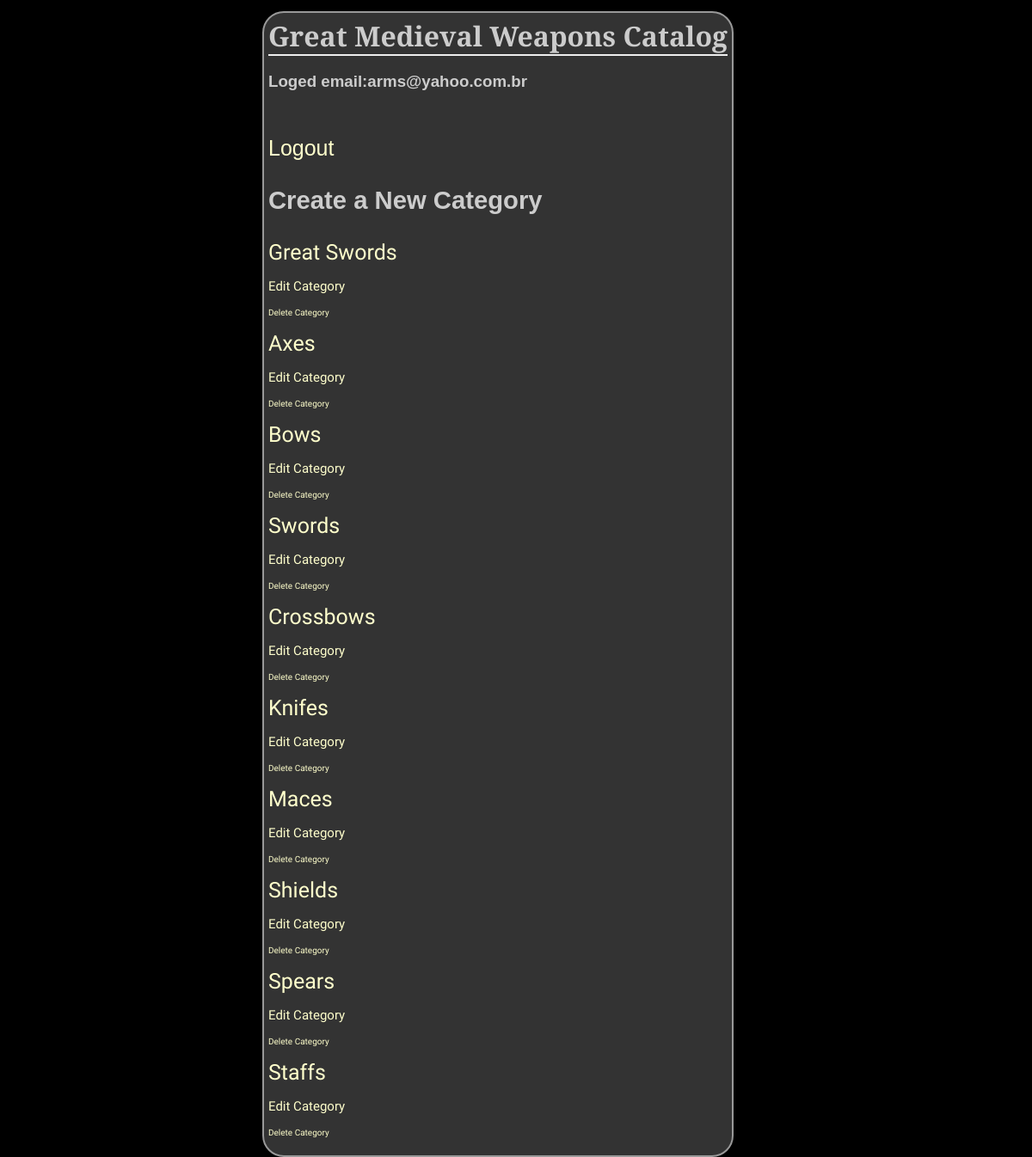
Page /weaponsGuide/4/ on the committed database.
### database_setup_weapons.py (models this page shows, shortened)
class User(Base):
    __tablename__='user'
    id = Column(Integer, primary_key = True)
    email = Column(String(80), unique = True, nullable = False)
    password = Column(String(6), nullable = False)

class Categories(Base):
    __tablename__ = 'categories'
    id = Column(Integer, primary_key=True)
    name = Column(String(250), nullable=False)
    user_id = Column(Integer, ForeignKey('user.id'))
    user = relationship(User)

### finalproject.py (the view)
@app.route('/weaponsGuide/<int:user_id>/')
def showCategories(user_id):
    DBSession = sessionmaker(bind=engine)
    session = DBSession()
    categories = session.query(Categories).all()
    user = session.query(User).filter_by(id=user_id).one()
    return render_template('home.html', categories = categories, user_id = user_id,email=user.email)

### templates/home.html
<html>
<head>
<link rel=stylesheet type=text/css href="{{ url_for('static', filename='styles.css') }}">
	</head>
<body>
<div class = 'pane quarter'>
	<h1>Great Medieval Weapons Catalog</h1>
	<h3>Loged email:{{email}}</h3></br>
	<p><a href="{{url_for('logout')}}">Logout</a></p>
 <div class="itemspane">
		<a href="{{ url_for('newCategory',user_id = user_id)}}" > <h3> Create a New Category </h3> </a>
		{% for category in categories %}
		<p><a class="category" href = "{{url_for('showCat', category_id = category.id, user_id = user_id)}}">{{category.name}}</a></p>
		<p><a id="EditC" href = "{{url_for('editCategory', category_id = category.id, user_id = user_id)}}">Edit Category</a></p>
		<p> <a id="DelC" href = "{{url_for('deleteCategory', category_id = category.id, user_id = user_id)}}">Delete Category</a></p>
		{% endfor %}
	</div>
</div>
</body>
</html>

### static/styles.css (style rules this page uses)
body { font-family: sans-serif; background-color: black; }
h1, h2, h3, h4 { color: #CCCCCC; }
h1, h2 { margin: 0; }
h1 { border-bottom: 2px solid #eee; font-family: 'Cinzel', serif; }
p { color: #CCCCCC; }
a { text-decoration: none; color:#FFFFCC; font-size: 25px; font-family: Arial, Helvetica, sans-serif; }
.pane { position:absolute; left: 25%; border: 2px solid; border-radius: 25px; padding: 5px; margin: 5px; border-color: #999999; background-color: #333333; }
.category { font-family: 'Sigmar One', cursive; }
.itemspane { margin-left: auto;margin-right: auto; }
#EditC, #DelC { font-family: 'Underdog', cursive; }
#DelC { font-size: 10px; }
#EditC { font-size: 15px; }

### rows in the picture
User: email "arms@yahoo.com.br"
Categories: name "Great Swords"
Categories: name "Axes"
Categories: name "Bows"
Categories: name "Swords"
Categories: name "Crossbows"
Categories: name "Knifes"
Categories: name "Maces"
Categories: name "Shields"
Categories: name "Spears"
Categories: name "Staffs"
